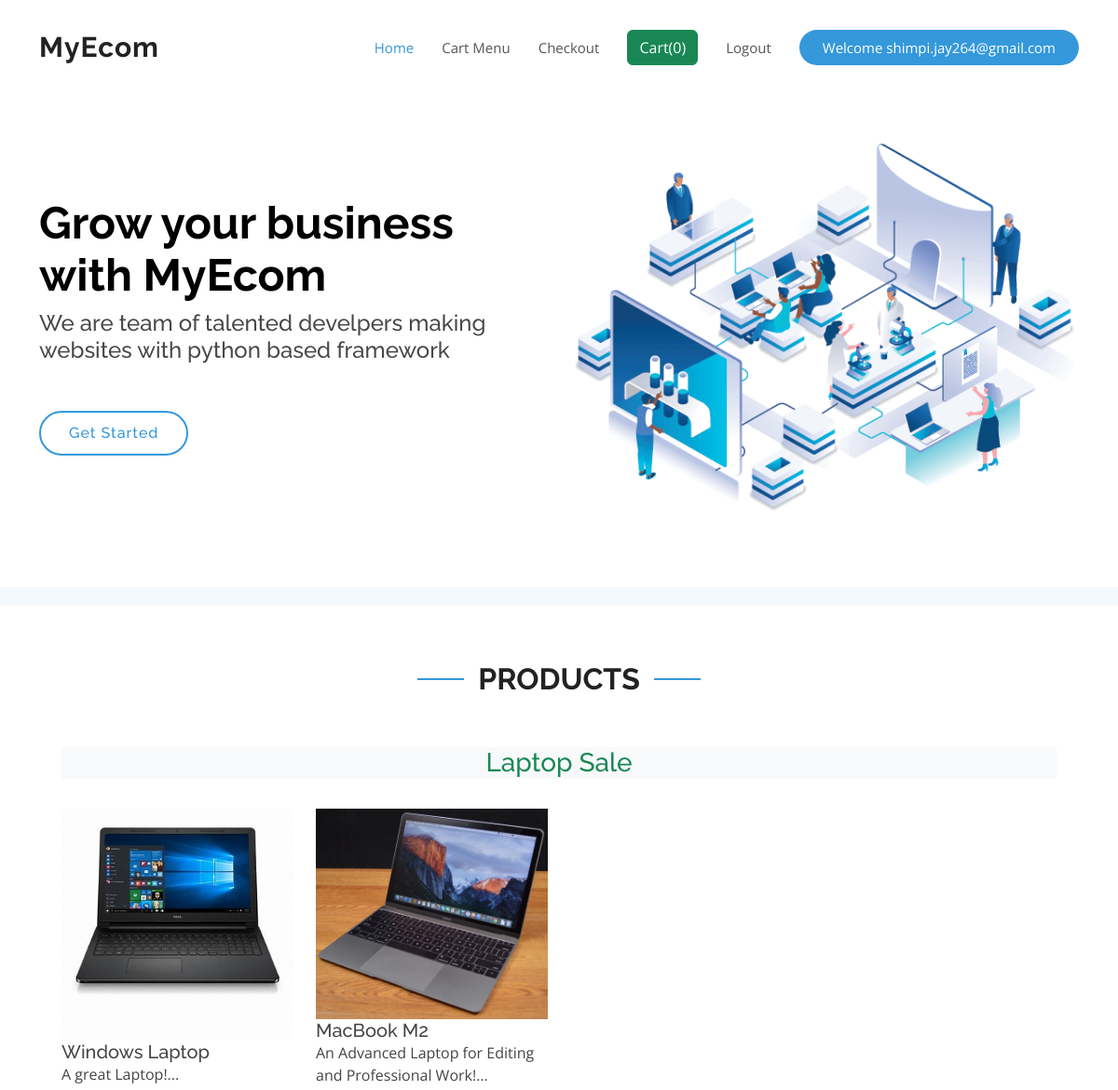
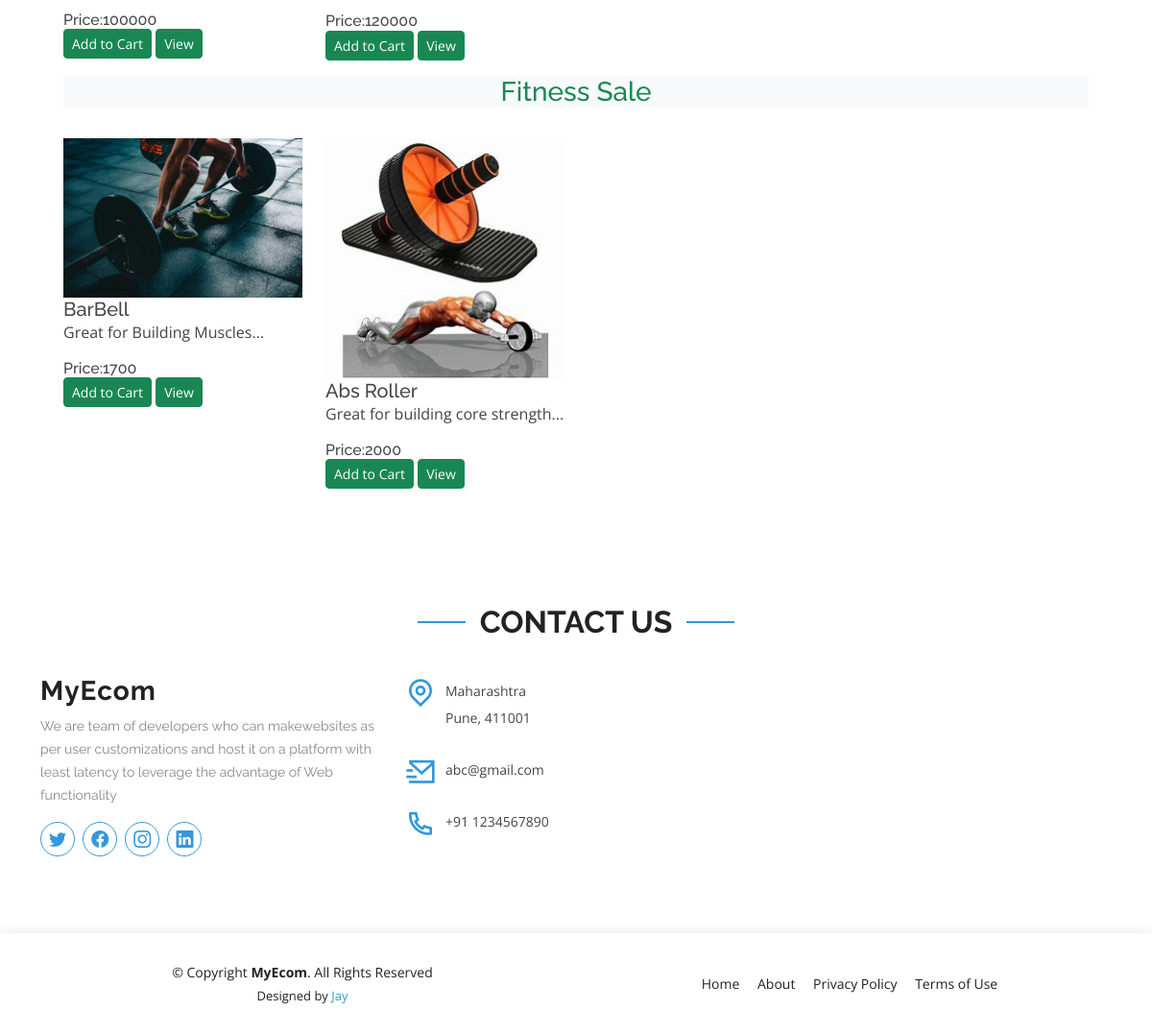
Screenshot of / (signed in) with the database file from the repository (2 pictures, top to bottom).
### myapp/models.py (models this page shows, shortened)
class Product(models.Model):
    product_id = models.AutoField(primary_key=True)
    product_name = models.CharField(max_length=50)
    category = models.CharField(max_length=50, default="")
    subcategory = models.CharField(max_length=50, default="")
    price = models.IntegerField(default=0)
    description = models.CharField(max_length=300)
    pub_date = models.DateField()
    image = models.ImageField(upload_to='shop/images', default="")

### myapp/views.py (the view)
# urls.py: 2. Add a URL to urlpatterns:  path('', views.home, name='home')
def home(request):
    current_user = request.user
    allProducts = []
    catProducts = Product.objects.values("category")
    cats = {item['category'] for item in catProducts}
    for cat in cats:
        prod = Product.objects.filter(category=cat)
        n = len(prod)
        nSlides = n//4+ ceil((n/4)-(n//4))
        allProducts.append([prod,range(1,nSlides),nSlides])
    data = cartData(request)
    cartItems = data['cartItems']
    context = {"allProds":allProducts,'cartItems':cartItems}
    return render(request,'index.html',context)

### myapp/models.py (called while the page is built)
    @property
    def get_cart_items(self):
        orderitems = self.orderitem_set.all()
        total = sum([item.quantity for item in orderitems])
        return total

### myapp/utils.py (called while the page is built)
def cartData(request):
    if request.user.is_authenticated:
        print(request.user)
        user = request.user
        order,created = Order.objects.get_or_create(user=user,complete=False)
        items = order.orderitem_set.all()
        cartItems = order.get_cart_items
    else:
        cookieDt = cookieData(request)
        cartItems = cookieDt['cartItems']
        order = cookieDt['order']
        items = cookieDt['items']
    return {'cartItems':cartItems,'order':order,'items':items}

### templates/index.html (shortened to what this page needs)
{% load static %}
<!DOCTYPE html>
<html lang="en">
  <head>
    <link href="{% static 'assets/vendor/aos/aos.css'%}" rel="stylesheet">
    <link href="{% static 'assets/vendor/bootstrap/css/bootstrap.min.css' %}"
      rel="stylesheet">
    <link
      href="{% static 'assets/vendor/bootstrap-icons/bootstrap-icons.css' %}"
      rel="stylesheet">
    <link href="{% static 'assets/vendor/boxicons/css/boxicons.min.css' %}"
      rel="stylesheet">
    <link href="{% static 'assets/vendor/glightbox/css/glightbox.min.css' %}"
      rel="stylesheet">
    <link href="{% static 'assets/vendor/remixicon/remixicon.css' %}"
      rel="stylesheet">
    <link href="{% static 'assets/vendor/swiper/swiper-bundle.min.css' %}"
      rel="stylesheet">
    <link href="{% static 'assets/css/style.css' %}" rel="stylesheet">
  </head>
  <body>
    <header id="header" class="fixed-top d-flex align-items-center">
      <div class="container d-flex align-items-center justify-content-between">
        <div class="logo">
          <h1><a href="{% url 'home' %}">MyEcom</a></h1>
        </div>
        <nav id="navbar" class="navbar">
          <ul>
            <li><a class="nav-link scrollto active" href="/">Home</a></li>
            <li><a class="nav-link scrollto" href="/cart">Cart Menu</a></li>
            <li><a class="nav-link scrollto" href="/checkout">Checkout</a></li>
            <a href="/cart/"><button type="button" class="btn btn-success" id="popcart"
              data-container="body" data-toggle="popover"
              data-placement="bottom"
              data-html="true" >
              Cart(<span id="cart">{{cartItems}}</span>)
            </button></a>
            {% if request.user.is_authenticated %}
              <li><a class="nav-link scrollto" href="/auth/logout/">Logout</a></li>
              <li><a class="getstarted scrollto" href="/">Welcome
                  {{request.user.username}}</a></li>
              {% else%}
              <li><a class="nav-link scrollto" href="/auth/login/">Sign In</a></li>
            {% endif %}
          </ul>
        </nav>
      </div>
    </header>
    <section id="hero" class="d-flex align-items-center">
      <div class="container">
        <div class="row">
          <div
            class="col-lg-6 pt-5 pt-lg-0 order-2 order-lg-1 d-flex flex-column justify-content-center">
            <h1 data-aos="fade-up">Grow your business with MyEcom</h1>
            <h2 data-aos="fade-up" data-aos-delay="400">We are team of talented
              develpers making websites with python based framework</h2>
            <div data-aos="fade-up" data-aos-delay="800">
              <a href="{% url 'home'%}" class="btn-get-started scrollto">Get Started</a>
            </div>
          </div>
          <div class="col-lg-6 order-1 order-lg-2 hero-img" data-aos="fade-left"
            data-aos-delay="200">
            <img src="static/assets/img/hero-img.png" class="img-fluid animated"
              alt>
          </div>
        </div>
      </div>
    </section>
    <main id="main">
      <section id="clients" class="clients clients">
      </section>
      <section id="about" class="about">
        <div class="container">
          <div class="section-title" data-aos="fade-up">
            <h2>Products</h2>
          </div>
          <div class="container">
            {% for product,range,nSlides in allProds %}
            <div class="container">
              <h3 class="my-3 text-center text-success bg-light">
                {{product.0.category}} Sale
              </h3>
            </div>
            <div class="container">
              <div class="row">
                {% for i in product %}
                <div class="col-md-3 mt-3">
                  <img src="/media/{{i.image}}" class="card-img-top" alt="...">
                  <div class="card-body">
                    <h5 class="card-title" id="namepr{{i.product_id}}">{{i.product_name}}</h5>
                    <p class="card-text"> {{i.description|slice:"0:53"}}...</p>
                    <h6 class="card-title">Price:<span id="pricepr{{i.id}}">{{i.price}}</span></h6>
                    <span id="divpr{{i.product_id}}" class="divpr">
                      <button type="button" data-product={{i.product_id}}
                        data-action="add" id="pr{{i.product_id}}"
                        class="btn btn-success cart btn-sm mt-0 update-cart">Add
                        to Cart</button>
                    </span>
                    <a href="/media/{{i.image}}"><button
                        class="btn btn-success btn-sm cart">View</button></a>
                  </div>
                </div>
                {% endfor %}
              </div>
            </div>
            {% endfor %}
          </div>
        </section>
        <section id="contact" class="contact">
          <div class="container">
            <div class="section-title" data-aos="fade-up">
              <h2>Contact Us</h2>
            </div>
            <div class="row">
              <div class="col-lg-4 col-md-6" data-aos="fade-up"
                data-aos-delay="100">
                <div class="contact-about">
                  <h3>MyEcom</h3>
                  <p>We are team of developers who can makewebsites as per user customizations
                    and host it on a platform with least latency to leverage the advantage
                    of Web functionality
                  </p>
                  <div class="social-links">
                    <a href="#" class="twitter"><i class="bi bi-twitter"></i></a>
                    <a href="#" class="facebook"><i class="bi bi-facebook"></i></a>
                    <a href="#" class="instagram"><i class="bi bi-instagram"></i></a>
                    <a href="#" class="linkedin"><i class="bi bi-linkedin"></i></a>
                  </div>
                </div>
              </div>
              <div class="col-lg-3 col-md-6 mt-4 mt-md-0" data-aos="fade-up"
                data-aos-delay="200">
                <div class="info">
                  <div>
                    <i class="ri-map-pin-line"></i>
                    <p>Maharashtra<br>Pune, 411001</p>
                  </div>
                  <div>
                    <i class="ri-mail-send-line"></i>
                    <p>abc@gmail.com</p>
                  </div>
                  <div>
                    <i class="ri-phone-line"></i>
                    <p>+91 1234567890</p>
                  </div>
                </div>
              </div>
            </div>
          </div>
        </section>
      </main>
      <footer id="footer">
        <div class="container">
          <div class="row d-flex align-items-center">
            <div class="col-lg-6 text-lg-left text-center">
              <div class="copyright">
                &copy; Copyright <strong>MyEcom</strong>. All Rights Reserved
              </div>
              <div class="credits">
                Designed by <a href="#">Jay</a>
              </div>
            </div>
            <div class="col-lg-6">
              <nav class="footer-links text-lg-right text-center pt-2 pt-lg-0">
                <a href="#intro" class="scrollto">Home</a>
                <a href="#" class="scrollto">About</a>
                <a href="#">Privacy Policy</a>
                <a href="#">Terms of Use</a>
              </nav>
            </div>
          </div>
        </div>
      </footer>
    </body>
  </html>

### static/assets/css/style.css (style rules this page uses)
body { font-family: "Open Sans", sans-serif; color: #444444; }
a { color: #3498db; text-decoration: none; }
h1, h2, h3, h4, h5, h6 { font-family: "Raleway", sans-serif; }
#header { z-index: 997; transition: all 0.5s; padding: 22px 0; background: #fff; }
#header .logo h1 { font-size: 30px; margin: 0; padding: 0; line-height: 1; font-weight: 700; letter-spacing: 1px; }
#header .logo h1 a, #header .logo h1 a:hover { color: #222222; text-decoration: none; }
.navbar { padding: 0; }
.navbar ul { margin: 0; padding: 0; display: flex; list-style: none; align-items: center; }
.navbar li { position: relative; }
.navbar a, .navbar a:focus { display: flex; align-items: center; justify-content: space-between; padding: 10px 0 10px 30px; font-size: 15px; font-weight: 400; color: #555555; white-space: nowrap; transition: 0.3s; }
.navbar a:hover, .navbar .active, .navbar .active:focus, .navbar li:hover>a { color: #3498db; }
.navbar .getstarted, .navbar .getstarted:focus { background: #3498db; padding: 8px 25px; margin-left: 30px; border-radius: 50px; color: #fff; }
#hero { width: 100%; height: 70vh; margin-top: 70px; }
#hero h1 { margin: 0 0 10px 0; font-size: 48px; font-weight: 700; line-height: 56px; color: black; }
#hero h2 { color: #484848; margin-bottom: 50px; font-size: 24px; }
#hero .btn-get-started { font-family: "Raleway", sans-serif; font-weight: 500; font-size: 16px; letter-spacing: 1px; display: inline-block; padding: 10px 30px; border-radius: 50px; transition: 0.5s; color: #3498db; border: 2px solid #3498db; }
#hero .animated { animation: up-down 2s ease-in-out infinite alternate-reverse both; }
@media (min-width: 1024px) { #hero { background-attachment: fixed; } }
section { padding: 60px 0; overflow: hidden; }
.section-title { text-align: center; padding-bottom: 30px; }
.section-title h2 { font-size: 32px; font-weight: bold; text-transform: uppercase; position: relative; color: #222222; }
.section-title h2::before, .section-title h2::after { content: ""; width: 50px; height: 2px; background: #3498db; display: inline-block; }
.section-title h2::before { margin: 0 15px 10px 0; }
.section-title h2::after { margin: 0 0 10px 15px; }
.clients { background: #f3f9fd; padding: 10px 0; text-align: center; }
.contact .contact-about h3 { font-size: 28px; margin: 0 0 10px 0; padding: 0; line-height: 1; font-weight: 700; letter-spacing: 1px; color: #222222; }
.contact .contact-about p { font-size: 14px; line-height: 24px; font-family: "Raleway", sans-serif; color: #888; }
.contact .social-links { padding-bottom: 20px; }
.contact .social-links a { font-size: 18px; display: inline-block; background: #fff; color: #3498db; line-height: 1; padding: 8px 0; margin-right: 4px; border-radius: 50%; text-align: center; width: 36px; height: 36px; transition: 0.3s; border: 1px solid #3498db; }
.contact .info { color: #444444; }
.contact .info i { font-size: 32px; color: #3498db; float: left; line-height: 1; }
.contact .info p { padding: 0 0 10px 42px; line-height: 28px; font-size: 14px; }
#footer { background: #fff; box-shadow: 0px 0px 12px 0px rgba(0, 0, 0, 0.1); padding: 30px 0; color: #222222; font-size: 14px; }
#footer .credits { font-size: 13px; padding-top: 5px; color: #222222; }
#footer .footer-links a { color: #222222; padding-left: 15px; }
#footer .footer-links a:first-child { padding-left: 0; }

### rows the page displays
Product: category "Laptop", image (picture), product_name "Windows Laptop", description "A great Laptop!", price "100000"
Product: image (picture), product_name "MacBook M2", description "An Advanced Laptop for Editing and Professional Work!", price "120000"
Product: category "Fitness", image (picture), product_name "BarBell", description "Great for Building Muscles", price "1700"
Product: image (picture), product_name "Abs Roller", description "Great for building core strength", price "2000"

### other values shown
{{ cartItems }} "0"
{{ request.user.username }} "shimpi.jay264@gmail.com"
